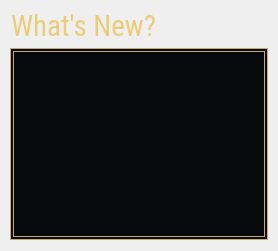
           <widget class="QWidget" name="changelog_tab">
            <property name="styleSheet">
             <string notr="true">QWidget#changelog_tab {
	background-image: url(:/resource/ui/lobby_assets/grain-overlay.png);
}</string>
            </property>
            <attribute name="title">
             <string>Placeholder Textttttt</string>
            </attribute>
            <layout class="QGridLayout" name="gridLayout_8">
             <property name="leftMargin">
              <number>10</number>
             </property>
             <property name="topMargin">
              <number>8</number>
             </property>
             <property name="rightMargin">
              <number>10</number>
             </property>
             <property name="bottomMargin">
              <number>11</number>
             </property>
             <item row="0" column="0" rowspan="2">
              <widget class="QWidget" name="changelog_container" native="true">
               <layout class="QVBoxLayout" name="verticalLayout_9">
                <property name="spacing">
                 <number>3</number>
                </property>
                <property name="sizeConstraint">
                 <enum>QLayout::SetDefaultConstraint</enum>
                </property>
                <property name="leftMargin">
                 <number>0</number>
                </property>
                <property name="topMargin">
                 <number>0</number>
                </property>
                <property name="rightMargin">
                 <number>0</number>
                </property>
                <property name="bottomMargin">
                 <number>0</number>
                </property>
                <item alignment="Qt::AlignLeft">
                 <widget class="QPushButton" name="changelog_title">
                  <property name="font">
                   <font>
                    <family>Roboto Condensed</family>
                    <pointsize>22</pointsize>
                   </font>
                  </property>
                  <property name="styleSheet">
                   <string notr="true">QPushButton {
	color: rgb(236, 204, 122);
    /* Title is pressed if there's no border */
	/* This is a workaround to avoid that*/
	border: 1px solid rgba(0, 0, 0, 0);
	margin: 0px;
	padding: 0px;
}</string>
                  </property>
                  <property name="text">
                   <string>What's New?   </string>
                  </property>
                  <property name="icon">
                   <iconset resource="../../resources.qrc">
                    <normaloff>:/resource/ui/lobby_assets/icon_badge_2.webp</normaloff>:/resource/ui/lobby_assets/icon_badge_2.webp</iconset>
                  </property>
                  <property name="iconSize">
                   <size>
                    <width>30</width>
                    <height>30</height>
                   </size>
                  </property>
                 </widget>
                </item>
                <item>
                 <widget class="QTextBrowser" name="game_changelog_text">
                  <property name="sizePolicy">
                   <sizepolicy hsizetype="Preferred" vsizetype="Expanding">
                    <horstretch>0</horstretch>
                    <verstretch>0</verstretch>
                   </sizepolicy>
                  </property>
                  <property name="minimumSize">
                   <size>
                    <width>258</width>
                    <height>0</height>
                   </size>
                  </property>
                  <property name="font">
                   <font>
                    <family>Segoe UI</family>
                    <pointsize>9</pointsize>
                    <italic>false</italic>
                   </font>
                  </property>
                  <property name="styleSheet">
                   <string notr="true">QTextBrowser {
	border: 4px double #c5ac66;
	padding: 4px;
	background-color: rgb(8, 9, 13);
	color:white;
}</string>
                  </property>
                  <property name="html">
                   <string>&lt;!DOCTYPE HTML PUBLIC &quot;-//W3C//DTD HTML 4.0//EN&quot; &quot;http://www.w3.org/TR/REC-html40/strict.dtd&quot;&gt;
&lt;html&gt;&lt;head&gt;&lt;meta name=&quot;qrichtext&quot; content=&quot;1&quot; /&gt;&lt;style type=&quot;text/css&quot;&gt;
p, li { white-space: pre-wrap; }
&lt;/style&gt;&lt;/head&gt;&lt;body style=&quot; font-family:'Segoe UI'; font-size:9pt; font-weight:400; font-style:normal;&quot;&gt;
&lt;p style=&quot;-qt-paragraph-type:empty; margin-top:0px; margin-bottom:0px; margin-left:0px; margin-right:0px; -qt-block-indent:0; text-indent:0px; font-family:'DM Sans'; font-size:16pt;&quot;&gt;&lt;br /&gt;&lt;/p&gt;&lt;/body&gt;&lt;/html&gt;</string>
                  </property>
                  <property name="openExternalLinks">
                   <bool>true</bool>
                  </property>
                 </widget>
                </item>
               </layout>
              </widget>
             </item>
            </layout>
           </widget>
